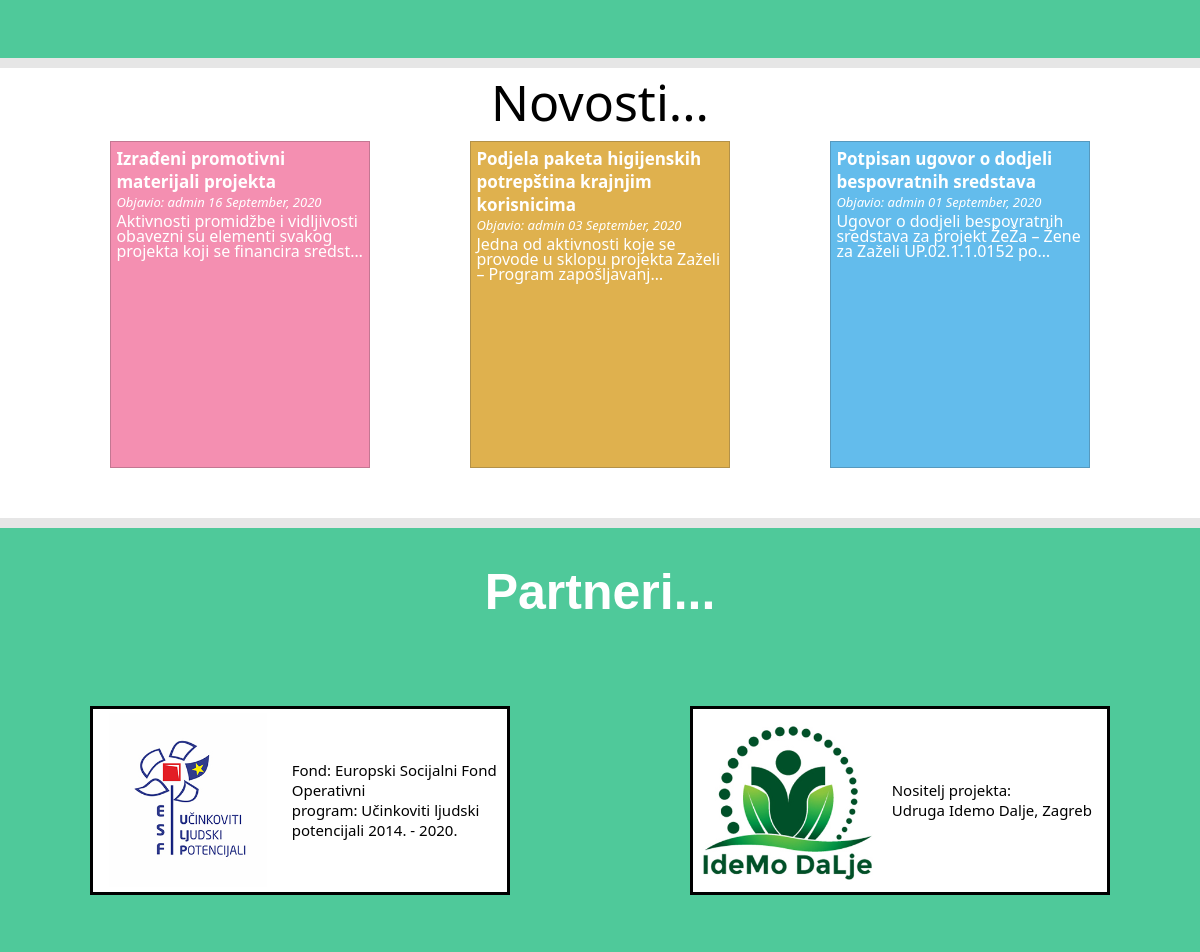
/ (middle part), run on an earlier commit of the app's database.
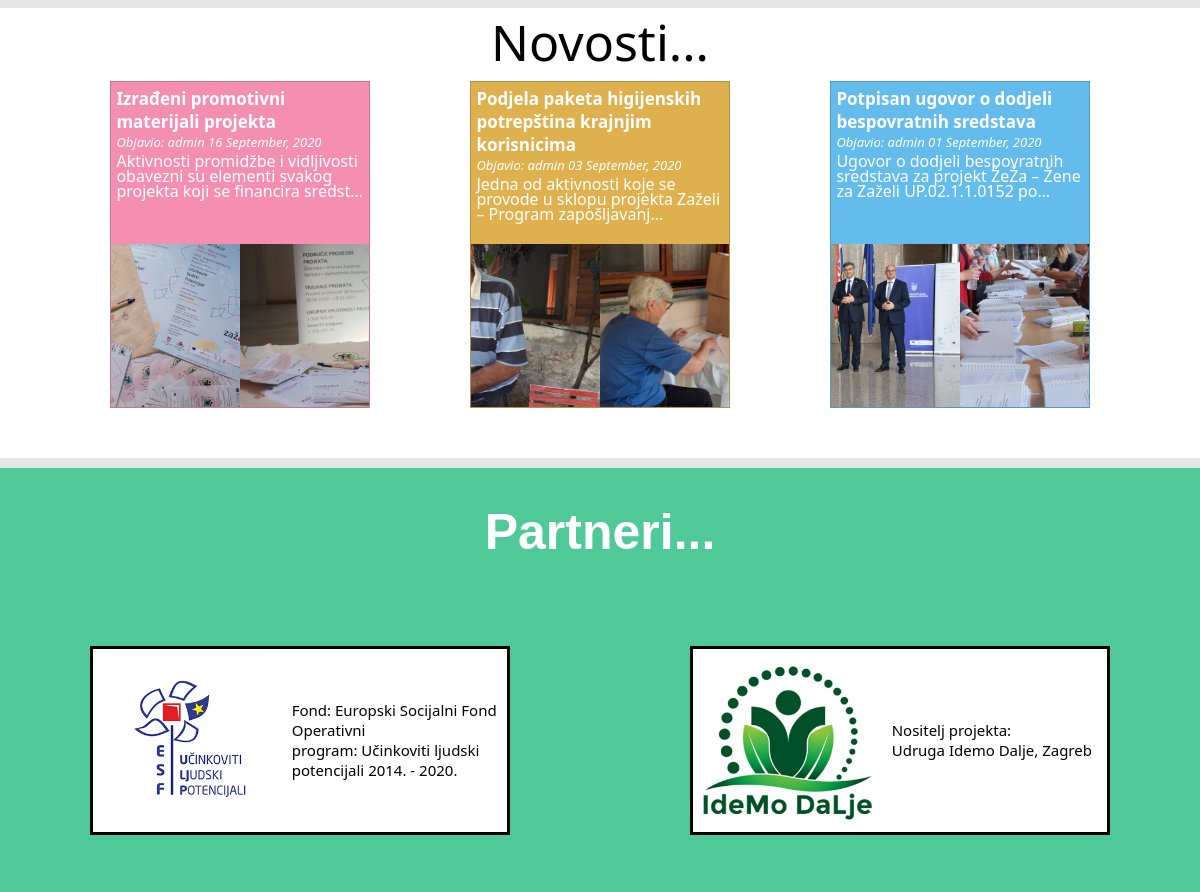
And on a later commit of the database.
### novosti/models.py (models this page shows, shortened)
class Post(models.Model):
    title = models.CharField(max_length=100)
    content = RichTextField(blank=True, null=True)
    date_posted = models.DateTimeField(default=timezone.now)
    author = models.ForeignKey(User, on_delete=models.CASCADE)
    thumbBroj = models.IntegerField(default=0)
    pozadinskaSlika = models.CharField(max_length=20,default="var(--clr-green)")

class PostImageThumb(models.Model):
    post = models.ForeignKey(Post, default=None, on_delete = models.CASCADE,null=True)
    image = models.ImageField(upload_to='images/',blank=True,default='images/default.jpg')
    redni = models.IntegerField(default=0)

### novosti/views.py (the view)
# urls.py: path('', views.home, name='novosti-home'),
def home(request):
    post = Post.objects.filter().order_by('-id')[:4]
    images = PostImageThumb.objects.filter().order_by('id')
    postid = Post.objects.filter().order_by('-id').values_list('id',flat=True)[:4]
    imageid = PostImageThumb.objects.filter().order_by('id').values_list('post_id',flat=True)
    count = imageid.count()
    postcount = postid.count()
    br=0
    for i in range (postcount):
        br=0
        for j in range (count):
            if postid[i]==imageid[j]:
                br=br+1
        broj = int(postid[i])
        postedit = Post.objects.get(id=broj)
        postedit.thumbBroj = br
        postedit.save()
    imageidlist = list(imageid)
    for k in range(count):
        if k>0:
            if imageid[k]==imageid[k-1]:
                imageidlist.remove(imageid[k])
    imageidlistcount = len(imageidlist)
    for m in range (imageidlistcount):
        a = PostImageThumb.objects.filter(post_id = imageidlist[m]).values_list('id',flat=True)
        b = list(a)
        bcount = len(b)
        for n in range(bcount):
            edit = PostImageThumb.objects.get(id = b[n])
            edit.redni = n
            edit.save()
    postid1 = list(postid)
    boje = ['var(--clr-primary)','var(--clr-yellow)','var(--clr-blue)','var(--clr-primary)']
    for o in range(len(postid1)):
        edit1 = Post.objects.get(id=postid1[o])
        edit1.pozadinskaSlika = boje[o]
        edit1.save()
    return render(request, 'novosti/home.html',{
        'posts':post,
        'images':images,
        'postid':postid,
        'imageid':imageid
    })

### novosti/templates/novosti/home.html (shortened to what this page needs)
{% extends "novosti/base.html" %}
{% block navtraka %}
    {% load static %}
{% endblock navtraka %}
{% block content %}
    {% load static %}
    <div class="aktivnosti">
        <div class="kontent">
            <div class="srediste">
                <div class="kucica_4">
                </div>
            </div>
        </div>
    </div>
    <div class="vijesti">
        <div class="vijestinaslov">
            <a>Novosti...</a>
        </div>
        <div class="sredinay">
            <div class="sredinax">
                <div class="vijestisredina">
                    {% for post in posts %}
                        <div class="kucica2" style="background: {{ post.pozadinskaSlika }};" onclick="window.location='{% url 'novosti-detail' post.id %}'">
                            <div class="kucica3">
                                <a href="{% url 'novosti-detail' post.id %}">{{ post.title }}</a>
                                <p class="is" >Objavio: {{ post.author }} {{ post.date_posted|date:"d F, Y" }}</p>
                                {{ post.content|safe|truncatechars:100 }}
                            </div>
                            <div class="kucica4">
                                {% if post.thumbBroj == 2 %}
                                    <div class="slajder2">
                                        {% for p in images %}
                                            {% if post.id == p.post_id %}
                                                <div class="thumb" style="background-image: url({{ p.image.url }});"></div>
                                            {% endif %}
                                        {% endfor %}
                                    </div>
                                {% endif %}
                                {% if post.thumbBroj >= 4 %}
                                <div class="slajder">
                                    {% for p in images %}
                                        {% if post.id == p.post_id %}
                                            {% if p.redni < 4 %}
                                                <div class="thumb" style="background-image: url({{ p.image.url }});"></div>
                                            {% endif %}
                                        {% endif %}
                                    {% endfor %}
                                </div>
                                {% endif %}
                            </div>
                        </div>
                    {% endfor %}
                </div>
            </div>
        </div>
    </div>
    <section class="novosti">
        <header class="novosti-naslov">
            <h2 class="naslov">Partneri...</h2>
        </header>
        <div class="kontejner">
            <div class="kanta1">
                <div class="kanta-tekst">
                    <div class="kanta-tekst2">
                        <div class="novosti-tekst">
                            <img src="{% static 'novosti/images/ikonaPS1.jpg' %}">
                            <p class="esf">Fond: Europski Socijalni Fond <br>
                                Operativni program: Učinkoviti ljudski potencijali 2014. -
                                2020. <br>
                            </p>
                        </div>
                    </div>
                </div>
            </div>
            <div class="kanta2">
                <div class="kanta-slika">
                    <div class="kanta-slika2">
                        <div class="novosti-tekst">
                            <img src="{% static 'novosti/images/ikonaPS2.jpg' %}">
                            <p class="nositelj">Nositelj projekta: <br> Udruga Idemo Dalje, Zagreb</p>
                        </div>
                    </div>
                </div>
            </div>
        </div>
    </section>
{% endblock content %}

What changed in the data, as far as the page shows it:
changed Post "Izrađeni promotivni materijali projekta": thumbBroj 6 → 4 (drawn)
added PostImageThumb: image (picture), shown under Post "Izrađeni promotivni materijali projekta"
added PostImageThumb: image (picture), shown under Post "Izrađeni promotivni materijali projekta"
changed Post "Podjela paketa higijenskih potrepština krajnjim korisnicima": thumbBroj 13 → 4 (drawn)
added PostImageThumb: image (picture), shown under Post "Podjela paketa higijenskih potrepština krajnjim korisnicima"
added PostImageThumb: image (picture), shown under Post "Podjela paketa higijenskih potrepština krajnjim korisnicima"
changed Post "Potpisan ugovor o dodjeli bespovratnih sredstava": thumbBroj 4 → 2 (drawn)
added PostImageThumb: image (picture), shown under Post "Potpisan ugovor o dodjeli bespovratnih sredstava"
added PostImageThumb: image (picture), shown under Post "Potpisan ugovor o dodjeli bespovratnih sredstava"
